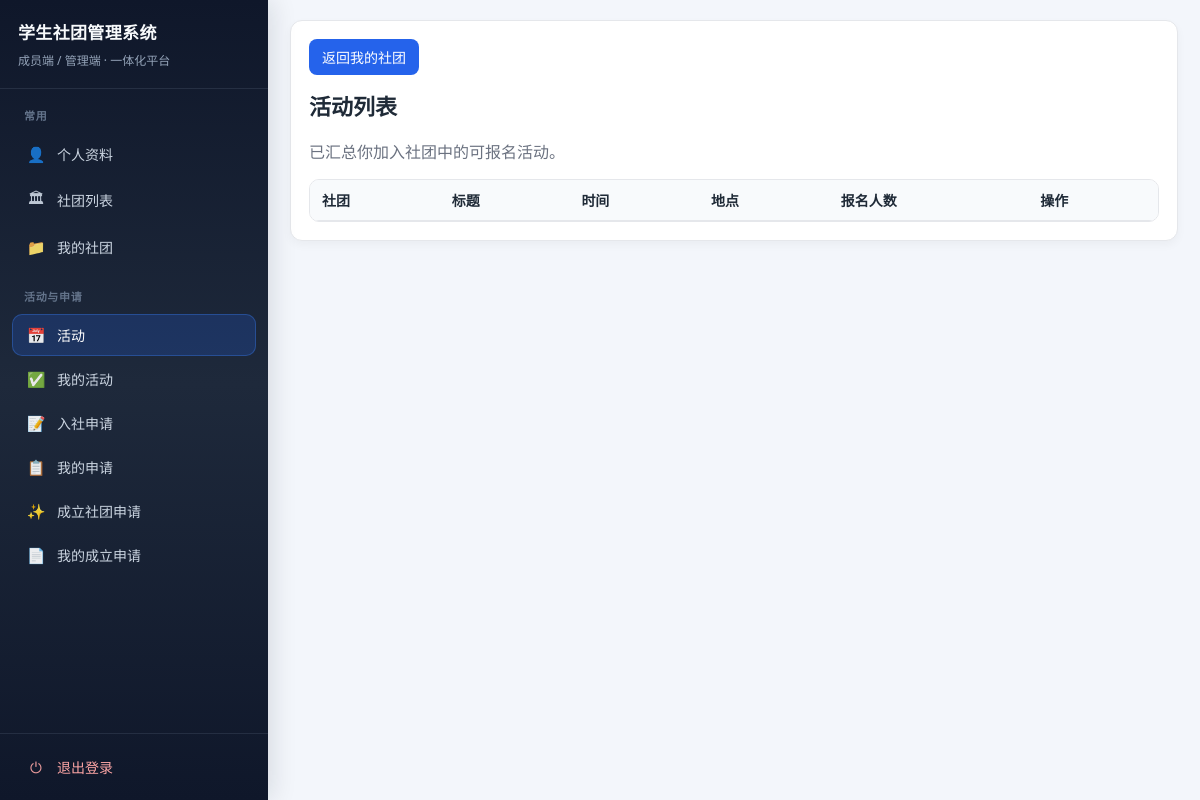
The page /activities/ (signed in) on the database as committed earlier.
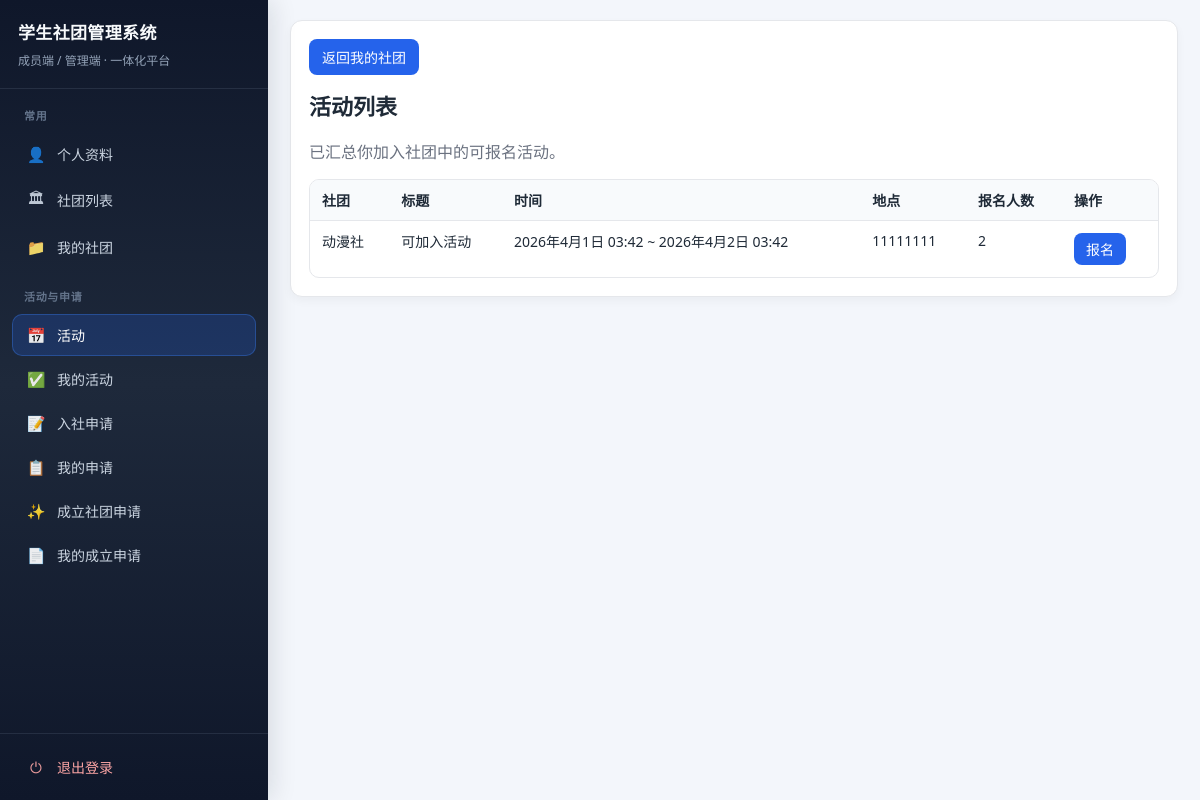
The same page on the database as committed later.
### club/models.py (models this page shows, shortened)
class Activity(models.Model):
    club = models.ForeignKey(
        "ClubInfo",
        on_delete=models.CASCADE,
        null=True,
        blank=True,
        related_name="activities",
    )
    title = models.CharField(max_length=128)
    description = models.TextField(blank=True)
    location = models.CharField(max_length=128)
    start_time = models.DateTimeField()
    end_time = models.DateTimeField()
    signup_deadline = models.DateTimeField()
    status = models.CharField(max_length=16, choices=ActivityStatus.choices, default=ActivityStatus.DRAFT)
    owner = models.ForeignKey(settings.AUTH_USER_MODEL, on_delete=models.SET_NULL, null=True, related_name="owned_activities")
    launch_approval_status = models.CharField(
        max_length=20,
        choices=ActivityLaunchApprovalStatus.choices,
        default=ActivityLaunchApprovalStatus.APPROVED,
        help_text="新建活动由社长/副社长提交后进入待高级管理员审批；历史数据默认为已通过。",
    )
    launch_review_comment = models.TextField(blank=True)
    launch_reviewed_by = models.ForeignKey(
        settings.AUTH_USER_MODEL,
        on_delete=models.SET_NULL,
        null=True,
        blank=True,
        related_name="reviewed_activity_launches",
    )
    launch_reviewed_at = models.DateTimeField(null=True, blank=True)
    class Meta:
        ordering = ["-start_time"]

class ClubInfo(models.Model):
    name = models.CharField(max_length=128, default="学生社团")
    intro = models.TextField(blank=True)
    charter = models.TextField(blank=True)
    contact = models.CharField(max_length=128, blank=True)
    logo_url = models.URLField("标志图片链接", blank=True)
    logo = models.ImageField("标志图片（上传）", upload_to="club_logos/", blank=True)
    principal = models.CharField(max_length=64, blank=True)

### club/views.py (the view)
# urls.py: path("activities/", views.activity_list, name="activity_list"),
@login_required
@reject_super_admin()
def activity_list(request):
    activities = _activities_visible_qs(request.user).order_by("-start_time")
    my_reg_ids = set(
        ActivityRegistration.objects.filter(profile=request.user.memberprofile, status__in=[RegistrationStatus.REGISTERED, RegistrationStatus.MANUAL]).values_list("activity_id", flat=True)
    )
    return render(request, "club/activity_list.html", {"activities": activities, "my_reg_ids": my_reg_ids})

### club/views.py (called while the page is built)
def _get_joined_club_ids(profile):
    club_ids = set(profile.memberships.filter(is_active=True).values_list("club_id", flat=True))
    club_ids.update(
        profile.assignments.filter(is_active=True, department__club__isnull=False).values_list("department__club_id", flat=True)
    )
    if profile.club_id:
        club_ids.add(profile.club_id)
    return sorted(cid for cid in club_ids if cid)

def _get_manageable_club_ids(profile):
    club_ids = set(
        profile.assignments.filter(
            is_active=True,
            department__club__isnull=False,
            position__name__in=CLUB_LEADER_POSITIONS,
        ).values_list("department__club_id", flat=True)
    )
    if profile.role == RoleChoices.CLUB_ADMIN and profile.club_id:
        club_ids.add(profile.club_id)
    return sorted(cid for cid in club_ids if cid)

def get_unviewed_visible_notices(user, club=None):
    profile = user.memberprofile
    if profile.role == RoleChoices.SUPER_ADMIN:
        return Notice.objects.none()
    return get_visible_notices(user, club=club).exclude(views__profile=profile)

### templates/club/activity_list.html (shortened to what this page needs)
{% extends 'club/base.html' %}
{% block page_back %}
<p class="page-back"><a class="btn" href="{% url 'club:my_clubs' %}">返回我的社团</a></p>
{% endblock %}
{% block content %}
<h2>活动列表</h2>
<p class="muted">已汇总你加入社团中的可报名活动。</p>
<table><tr><th>社团</th><th>标题</th><th>时间</th><th>地点</th><th>报名人数</th><th>操作</th></tr>
{% for a in activities %}
<tr>
  <td>{{ a.club.name }}</td><td>{{ a.title }}</td><td>{{ a.start_time }} ~ {{ a.end_time }}</td><td>{{ a.location }}</td>
  <td>{{ a.registrations.count }}</td>
  <td>
    {% if a.id in my_reg_ids %}
    <form method="post" action="{% url 'club:activity_cancel' a.id %}" style="display:inline; margin:0;">
      {% csrf_token %}
      <button type="submit" class="btn-danger">取消报名</button>
    </form>
    {% else %}
    <a href="{% url 'club:activity_register' a.id %}">报名</a>
    {% endif %}
  </td>
</tr>
{% endfor %}
</table>
{% endblock %}

Rows that differ between the two databases and show on the page:
added Activity: club.name "动漫社", title "可加入活动", start_time "2026年4月1日 03:42", end_time "2026年4月2日 03:42", location "11111111", registrations.count "2", shows "报名"
